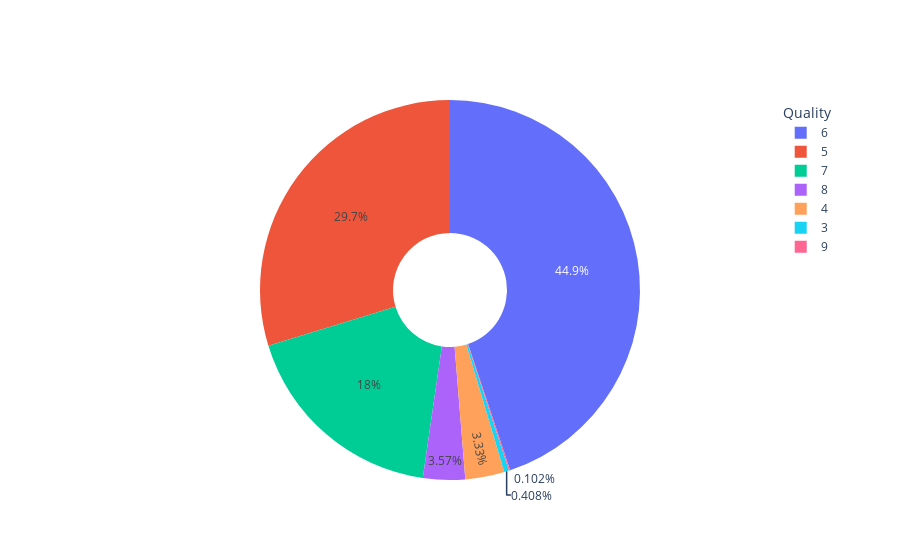

Notebook code cell kept with this figure:
### Code cell
fig1 = go.Figure(data=[go.Pie(labels=white_wine['quality'].value_counts().index, values=white_wine['quality'].value_counts(), hole=.3)])
fig1.update_layout(legend_title_text='Quality')
fig1.show()

### Figure 1 — Plotly figure (JSON) as saved in the notebook; plotly's stock layout.template omitted (floating-point values rounded to 4 significant figures)
{"data": [{"hole": 0.3, "labels": [6, 5, 7, 8, 4, 3, 9], "type": "pie", "values": [2198, 1457, 880, 175, 163, 20, 5]}], "layout": {"legend": {"title": {"text": "Quality"}}}}
